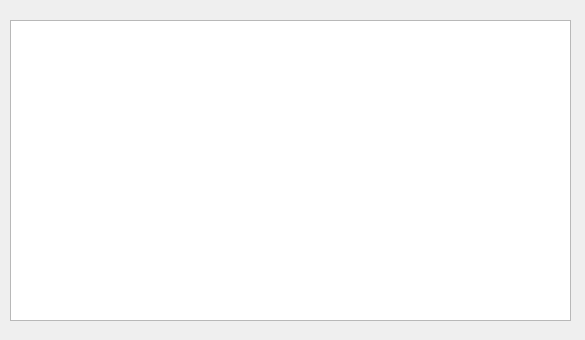
<?xml version="1.0" encoding="UTF-8"?>
<ui version="4.0">
 <class>TweetBrowser</class>
 <widget class="QDialog" name="TweetBrowser">
  <property name="geometry">
   <rect>
    <x>0</x>
    <y>0</y>
    <width>585</width>
    <height>340</height>
   </rect>
  </property>
  <property name="windowTitle">
   <string>Dialog</string>
  </property>
  <widget class="QListWidget" name="TweetList">
   <property name="geometry">
    <rect>
     <x>10</x>
     <y>20</y>
     <width>561</width>
     <height>301</height>
    </rect>
   </property>
  </widget>
 </widget>
 <resources/>
 <connections/>
</ui>
